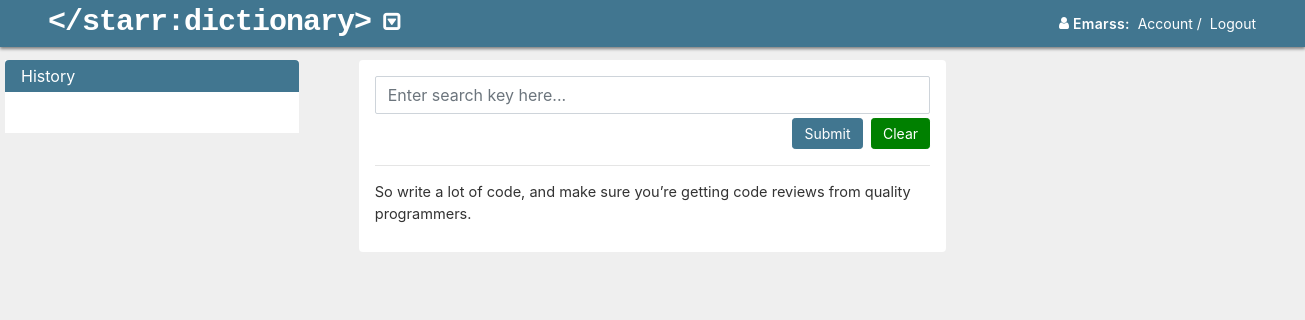
Page /dictionary/ (signed in) on the earlier database version.
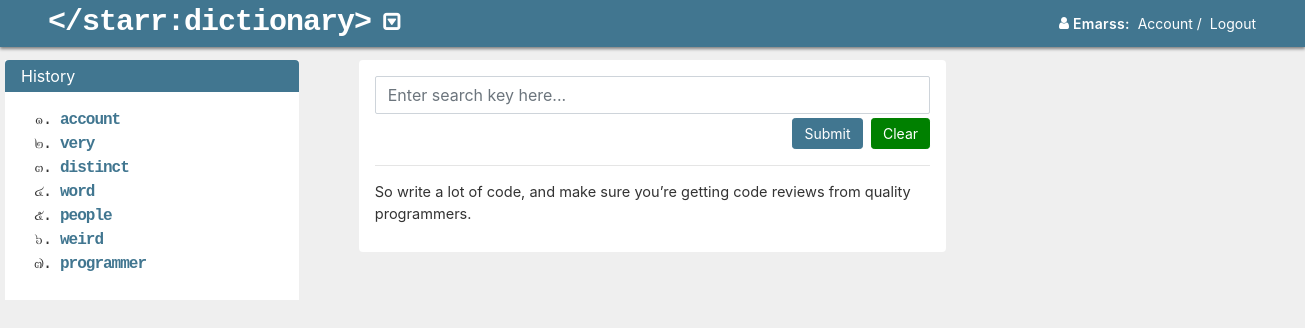
Same page on the later database version.
### dictionary/models.py (models this page shows, shortened)
class Dictionary(models.Model):
	def __str__(self):
		return self.word
	word			= models.CharField(max_length=50);
	user			= models.ForeignKey(User, on_delete=models.CASCADE)
	created_at		= models.DateTimeField(auto_now=True)
	updated_at		= models.DateTimeField(auto_now_add=True)

### dictionary/views.py (the view)
# urls.py: path('', views.home, name='home'),
@login_required
def home(request, *args, **kwargs):
	context = {}
	if "message" in request.session:
		context['message'] = request.session['message']
		del request.session["message"]
	if "error" in request.session:
		context['error'] = request.session['error']
		del request.session["error"]
	context['form'] = SearchForm()
	context['history'] = Dictionary.objects.filter(user=request.user).order_by("-id")[:20]
	return render(request, 'dict_home.html', context)

### dictionary/forms.py
class SearchForm(forms.Form):
	word = forms.CharField(widget=forms.TextInput(
			attrs={
				"class": "form-control",
				"autofocus":"",
				"placeholder": "Enter search key here..."
			}
		))

### dictionary/templates/dict_home.html (shortened to what this page needs)
{% extends "base.html" %}
{% load static %}
{% block app_name %}dictionary{% endblock app_name %}
{% block content %}
	<div class="content">
		<div class="row star-dict-outer">
			<div class="star-dict star-dict-panel col-3 rounded p-0">
				<div class="star-dict-panel-header col-12 p-0">
					<div class="text-white p-1 px-3 rounded-top col-12 bg-primary">History</div>
				</div>
				<div class="star-dict-panel-body py-2">
					<div class="col-12 star-dict-history">
						<ul class="list">
							{% for var in history %}
								<li><a class="text-primary suggested font-weight-bold" onclick="findSuggested('{{ var }}')" class="font-italic">{{ var }}</a></li>
							{% endfor %}
						</ul>
					</div>
				</div>
			</div>
			<div class="col-6">
				<div class="row">
					<div class="star-dict col-12 bg-white p-3 rounded">
						<div class="sta-body">
							<form class="star-form mb-2" id="dict_form">
								<div class="form-group ">
									{{ form.word }}
									<div class=" text-right pt-1">
										<input type="submit" name="Search" class="btn btn-primary btn-sm">
										<a onclick="resetDict()" class="text-white btn btn-info btn-sm ml-1">Clear</a>
									</div>
								</div>
							</form><hr>
							<div class="dict-result">
								<div id="result">
									<p>So write a lot of code, and make sure you’re getting code reviews from quality programmers.</p>
								</div>
							</div>
						</div>
					</div>
				</div>
			</div>
		</div>
	</div>
{% endblock content %}

Differences in the rows shown:
added Dictionary: word "account"
added Dictionary: word "very"
added Dictionary: word "distinct"
added Dictionary: word "word"
added Dictionary: word "people"
added Dictionary: word "weird"
added Dictionary: word "programmer"
